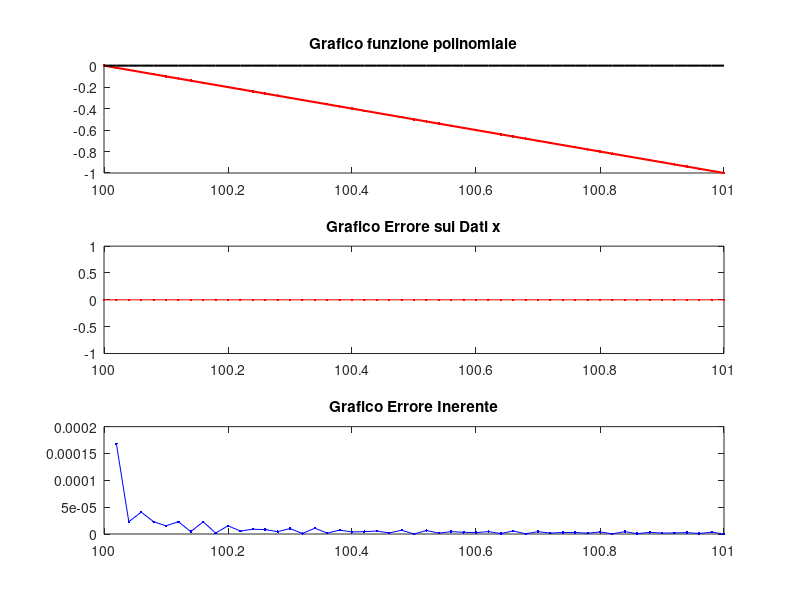

This figure's MATLAB source:
%script spoly_eval_linear.m
% Errore inerente nella valutazione polinomiale
% viene prodotto il grafico della funzione polinomiale
% nell'intervallo di definizione
clc
clear
close all

%settare gc per selezionare i diversi casi
gc=1;
switch gc
   case 1 % coefficienti numeri finiti, la discretizzazione no
      c=[100,-1];
      c=fliplr(c);  a=100;  b=101;
      %punti equispaziati
      m=51;
      x=linspace(a,b,m);
   case 2 % a_0 non finito, a_1 e discretizzazione si
      c=[99.9,-1];
      c=fliplr(c);  a=100;  b=101;
      h=2^-7;
      x=a:h:b;
      m=length(x);
   case 3 % a_1 non finito, a_0 e discretizzazione si
      c=[100,-1.001];
      c=fliplr(c);  a=100;  b=101;
      h=2^-7;
      x=a:h:b;
      m=length(x);
   case 4 % a_0, a_1 e discretizzazione sono numeri finiti
      c=[100,-1];
      c=fliplr(c);  a=100;  b=101;
      h=2^-7;
      x=a:h:b;
      m=length(x);
end

%altri set di punti di valutazione
% h=0.000244140625;
% x=a:h:b;

% h=2^-4;
% x=a:h:b;

% h=2^-5;
% x=a:h:b;

sc=single(c);
sx=single(x);

%Matlab function polyval
y=polyval(c,x);
sy=polyval(double(sc),double(sx));

% %nostra function poly_eval
% y=poly_eval(c,x,2,0);
% sy=poly_eval(double(sc),double(sx),2,0);

figure('Position', [10 10 500 800]);
subplot(3,1,1);
hold on;
plot(x,y,'r.-','LineWidth',1.5);
plot(x,zeros(1,m),'k-','LineWidth',1.5);
title('Grafico funzione polinomiale');

subplot(3,1,2);
relx=abs((sx-x)./x);
plot(x,relx,'r.-');
title('Grafico Errore sui Dati x');

subplot(3,1,3);
relerr=abs((sy-y)./y);
plot(x,relerr,'b.-');
title('Grafico Errore Inerente');

relc=abs(c-sc)./c;
fprintf('RelErr sui coeff. c: %e %e \n',relc);